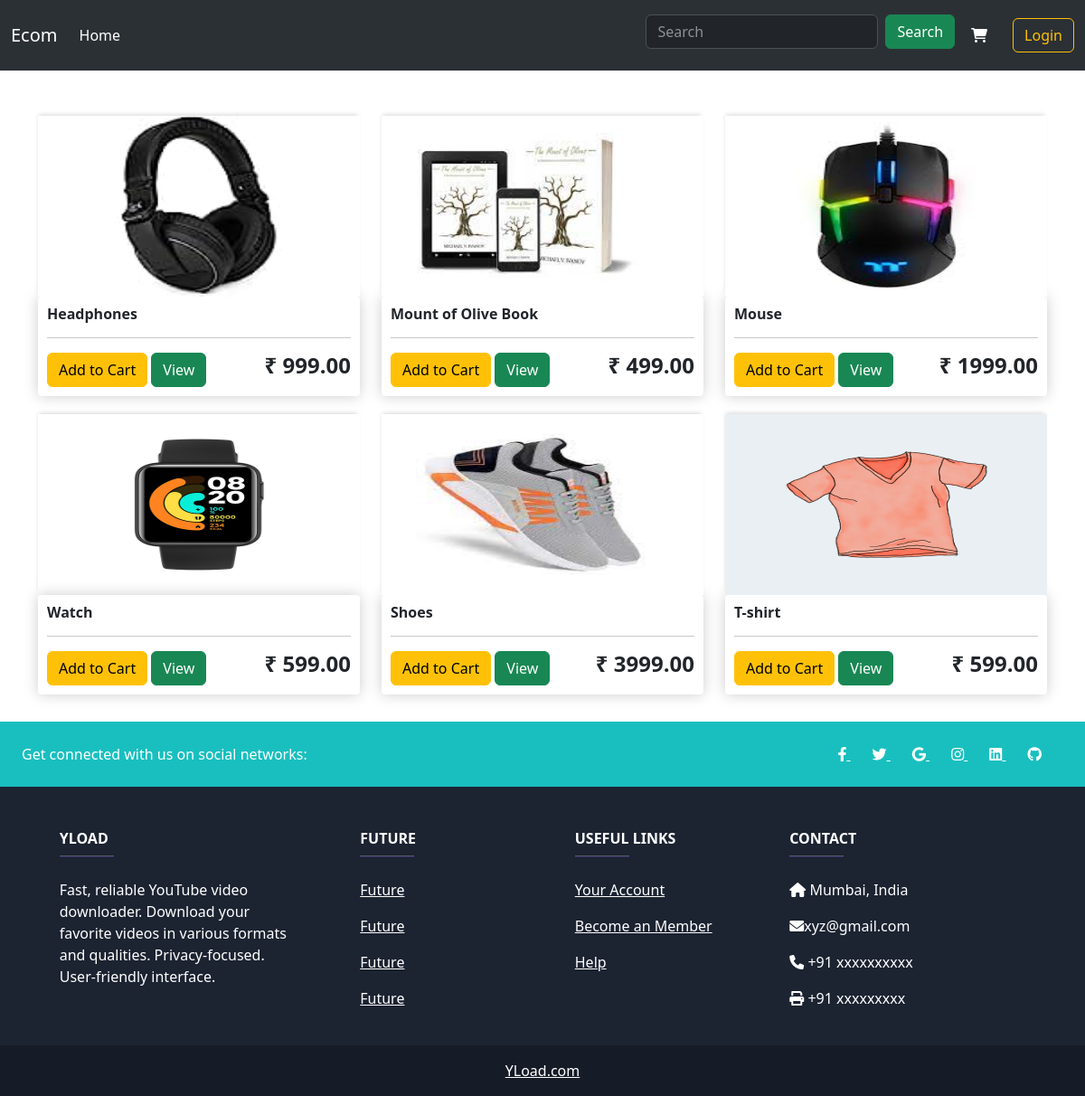
The page / on the database its author committed.
### store/models.py (models this page shows, shortened)
class Product(models.Model):
    p_name = models.CharField(max_length=200)
    price = models.FloatField()
    catagory = models.CharField(max_length=100)
    img = models.ImageField(null=True,blank=True)
    @property
    def imgURL(self):
        try:
            url = self.img.url
        except:
            url = ""
        return url

### store/views.py (the view)
# urls.py: path('',include('store.urls'))
def store(request):
    products = Product.objects.all()
    context ={'products': products}
    print('id',Product.id)
    return render(request,'store/store.html',context)

### store/templates/store/store.html (shortened to what this page needs)
{% extends 'store/main.html' %}
{% load static %}
{% block content %}
<head>
</head>
<div class="row" style="padding-top:30px;
                        padding-bottom:30px;">
    {% for product in products  %}
    <div class="col-lg-4" style="padding-top:20px;">
        <img style="width: 100%;
        height: 200px;
        -webkit-box-shadow: -1px -3px 5px -2px rgba(214,214,214,1);
        -moz-box-shadow: -1px -3px 5px -2px rgba(214,214,214,1);
        box-shadow: -1px -3px 5px -2px rgba(214,214,214,1);" src={{product.imgURL}}>
        <div class="box-element product">
            <h6><strong>{{product.p_name}}</strong></h6>
            <hr>
            <button class="btn btn-warning add-btn update-cart" data-product="{{product.id}}" data-action="add" >Add to Cart</button>
            <a class="btn btn-success" href="{% url 'pview' product.id %}">View</a>
			<h4 style="display: inline-block; float: right"><strong>₹ {{product.price | floatformat:2}}</strong></h4>
        </div>
    </div>
    {% endfor %}
</div>
{% endblock  %}

### store/templates/store/main.html (shortened to what this page needs)
{% load static %}
{% include 'store/header.html' %}
<body>
<div class='container'>
{% block content %}
{% endblock  %}
</div>
</body>
{% include 'store/footer.html' %}

### store/templates/store/header.html (shortened to what this page needs)
{% load static %}
<html lang="en">
  <head>
    <link href="https://cdn.jsdelivr.net/npm/bootstrap@5.3.0/dist/css/bootstrap.min.css" rel="stylesheet">
    <link rel="stylesheet" href="https://cdnjs.cloudflare.com/ajax/libs/font-awesome/6.0.0-beta3/css/all.min.css">
</head>
<body>
<nav class="navbar navbar-expand-lg bg-body-tertiary border-bottom-dark" data-bs-theme="dark">
    <div class="container-fluid">
      <a class="navbar-brand" href="{% url 'store' %}">Ecom</a>
      <div class="collapse navbar-collapse" id="navbarSupportedContent">
        <ul class="navbar-nav me-auto mb-2 mb-lg-0">
          <li class="nav-item">
            <a class="nav-link active" aria-current="page" href="{% url 'store' %}">Home</a>
          </li>
        </ul>
            <form class="d-flex  pt-2" role="search" method="POST" action="{% url 'search' %}">
              <input class="form-control me-2  " type="search" placeholder="Search" aria-label="Search" name='search'>
              <button class="btn btn-success" type="submit">Search</button>
            </form>
            <ul class="navbar-nav">
              <li class="nav-item">
                  <a class="nav-link" href="{% url 'cart' %}">
                    <i class="fa-solid fa-cart-shopping" style="color: #ffffff;"></i>
                  </a>
              </li>
          </ul>
          <ul class="navbar-nav">
            <li class="nav-item">
              <a href="{% url 'login' %}" id="login" class="btn btn-outline-warning">Login</a>
            </li>
          </ul>
      </div>
    </div>
  </nav>
</body>

### store/templates/store/footer.html (shortened to what this page needs)
<head>
    <link href="https://cdn.jsdelivr.net/npm/bootstrap@5.3.0-alpha1/dist/css/bootstrap.min.css" rel="stylesheet"
>
  </head>
  <div class="">
    <footer class="text-center text-lg-start text-white" style="background-color: #1c2331">
      <section class="d-flex justify-content-between p-4" style="background-color: #19bfbf">
        <div class="me-5">
          <span>Get connected with us on social networks:</span>
        </div>
        <div>
          <a href="" class="text-white me-4">
            <i class="fab fa-facebook-f"></i>
          </a>
          <a href="https://twitter.com/Pranav212002" class="text-white me-4">
            <i class="fab fa-twitter"></i>
          </a>
          <a href="" class="text-white me-4">
            <i class="fab fa-google"></i>
          </a>
          <a href="" class="text-white me-4">
            <i class="fab fa-instagram"></i>
          </a>
          <a href="https://www.linkedin.com/in/pranav-kini-8aaa8224b" class="text-white me-4">
            <i class="fab fa-linkedin"></i>
          </a>
          <a href="https://github.com/PK470" class="text-white me-4">
            <i class="fab fa-github"></i>
          </a>
        </div>
      </section>
      <section class="">
        <div class="container text-center text-md-start mt-5">
          <div class="row mt-3">
            <div class="col-md-3 col-lg-4 col-xl-3 mx-auto mb-4">
              <h6 class="text-uppercase fw-bold">YLoad</h6>
              <hr class="mb-4 mt-0 d-inline-block mx-auto" style="width: 60px; background-color: #7c4dff; height: 2px" />
              <p>
                Fast, reliable YouTube video downloader. Download your favorite videos in various formats and qualities. Privacy-focused. User-friendly interface.
              </p>
            </div>
            <div class="col-md-2 col-lg-2 col-xl-2 mx-auto mb-4">
              <h6 class="text-uppercase fw-bold">Future</h6>
              <hr class="mb-4 mt-0 d-inline-block mx-auto" style="width: 60px; background-color: #7c4dff; height: 2px" />
              <p>
                <a href="#!" class="text-white">Future</a>
              </p>
              <p>
                <a href="#!" class="text-white">Future</a>
              </p>
              <p>
                <a href="#!" class="text-white">Future</a>
              </p>
              <p>
                <a href="#!" class="text-white">Future</a>
              </p>
            </div>
            <div class="col-md-3 col-lg-2 col-xl-2 mx-auto mb-4">
              <h6 class="text-uppercase fw-bold">Useful links</h6>
              <hr class="mb-4 mt-0 d-inline-block mx-auto" style="width: 60px; background-color: #7c4dff; height: 2px" />
              <p>
                <a href="#!" class="text-white">Your Account</a>
              </p>
              <p>
                <a href="#!" class="text-white">Become an Member</a>
              </p>
              <p>
                <a href="#!" class="text-white">Help</a>
              </p>
            </div>
            <div class="col-md-4 col-lg-3 col-xl-3 mx-auto mb-md-0 mb-4">
              <h6 class="text-uppercase fw-bold">Contact</h6>
              <hr class="mb-4 mt-0 d-inline-block mx-auto" style="width: 60px; background-color: #7c4dff; height: 2px" />
              <p><i class="fas fa-home mr-3"></i> Mumbai, India</p>
              <p><i class="fas fa-envelope mr-3"></i>xyz@gmail.com</p>
              <p><i class="fas fa-phone mr-3"></i> +91 xxxxxxxxxx</p>
              <p><i class="fas fa-print mr-3"></i> +91 xxxxxxxxx</p>
            </div>
          </div>
        </div>
      </section>
      <div class="text-center p-3" style="background-color: rgba(0, 0, 0, 0.2)">
        <a class="text-white" href="https://mdbootstrap.com/">YLoad.com</a>
      </div>
    </footer>
  </div>

### store/templates/store/store.html (style rules this page uses)
.box-element { box-shadow:hsl(0, 0%, 80%) 0 0 16px; background-color: #fff; border-radius: 4px; padding: 10px; }

### rows shown on the page
Product: imgURL (picture), p_name "Headphones", price "999.00"
Product: imgURL (picture), p_name "Mount of Olive Book", price "499.00"
Product: imgURL (picture), p_name "Mouse", price "1999.00"
Product: imgURL (picture), p_name "Watch", price "599.00"
Product: imgURL (picture), p_name "Shoes", price "3999.00"
Product: imgURL (picture), p_name "T-shirt", price "599.00"
